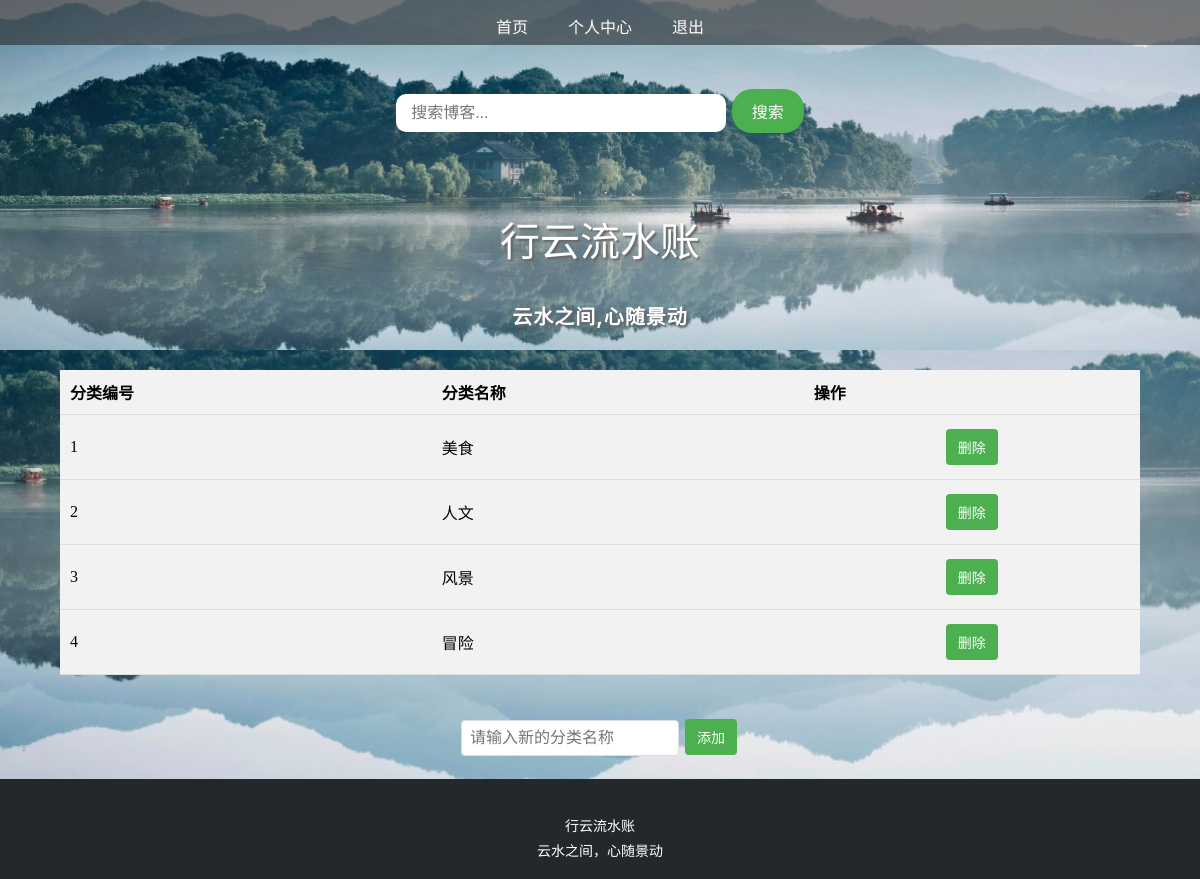
The page /manager_type.php (signed in) on the database its author committed.
### tables this page shows
CREATE TABLE `article_type` (
  `type_id` int(11) UNSIGNED NOT NULL,
  `type_name` varchar(30) NOT NULL
);

### manager_type.php (the view, shortened to what this page needs)
<?php
require "./header.php";
$link = @mysqli_connect(HOST, USER, PASS, DBNAME) or die("ERROR: CANNOT CONNECT TO DATABASE!");
$get_types_sql = "SELECT * FROM article_type";
$res_types = mysqli_query($link, $get_types_sql);
?>
<!DOCTYPE html>
<html lang="zh-CN">
<head>
    <link rel="stylesheet" href="./css/manager_type.css">
</head>
<body>
    <div class="table-wrapper">
        <table class="table">
            <thead>
                <tr>
                    <th>分类编号</th>
                    <th>分类名称</th>
                    <th>操作</th>
                </tr>
            </thead>
            <tbody>
                <?php
                while ($type = mysqli_fetch_array($res_types)) {
                ?>
                <tr>
                    <td><?php echo $type["type_id"]; ?></td>
                    <td><?php echo $type["type_name"]; ?></td>
                    <td>
                        <div class="actions">
                            <form name="delete_type" action="./manager_type.php" method="POST">
                                <button type="submit" name="delete_type">删除</button>
                            </form>
                        </div>
                    </td>
                </tr>
                <?php } ?>
            </tbody>
        </table>
    </div>
    <div class="add-form">
        <form name="add_type" action="./manager_type.php" method="POST">
            <input type="text" name="type_name" placeholder="请输入新的分类名称" required>
            <button type="submit" name="add_type">添加</button>
        </form>
    </div>
    <?php require("./footer.php"); ?>
</body>
</html>

### css/header.css (style rules this page uses)
body { margin: 0; overflow-x: hidden; overflow-y: auto; background-image: url("../images/111.jpg"); background-size: cover; background-repeat: no-repeat; background-position: center; }

### css/manager_type.css (style rules this page uses)
.table-wrapper { display: flex; justify-content: center; margin-top: 20px; margin-bottom: 40px; border-radius: 20px; }
.table { width: 90%; border-collapse: collapse; font-size: 16px; }
.table th, .table td { padding: 10px; text-align: left; border-bottom: 1px solid #ddd; background-color: #f2f2f2; }
.actions { display: flex; justify-content: space-around; }
.actions button { background-color: #4CAF50; border: none; color: white; padding: 8px 12px; text-align: center; text-decoration: none; display: inline-block; font-size: 14px; margin: 4px 2px; cursor: pointer; border-radius: 4px; }
.add-form { display: flex; justify-content: center; margin-top: 20px; margin-bottom: 20px; }
.add-form input[type="text"] { padding: 8px; font-size: 16px; border: 1px solid #ddd; border-radius: 4px; width: 200px; }
.add-form button { background-color: #4CAF50; border: none; color: white; padding: 8px 12px; text-align: center; text-decoration: none; display: inline-block; font-size: 14px; margin: 4px 2px; cursor: pointer; border-radius: 4px; }

### rows shown on the page
article_type: type_id "1", type_name "美食"
article_type: type_id "2", type_name "人文"
article_type: type_id "3", type_name "风景"
article_type: type_id "4", type_name "冒险"
